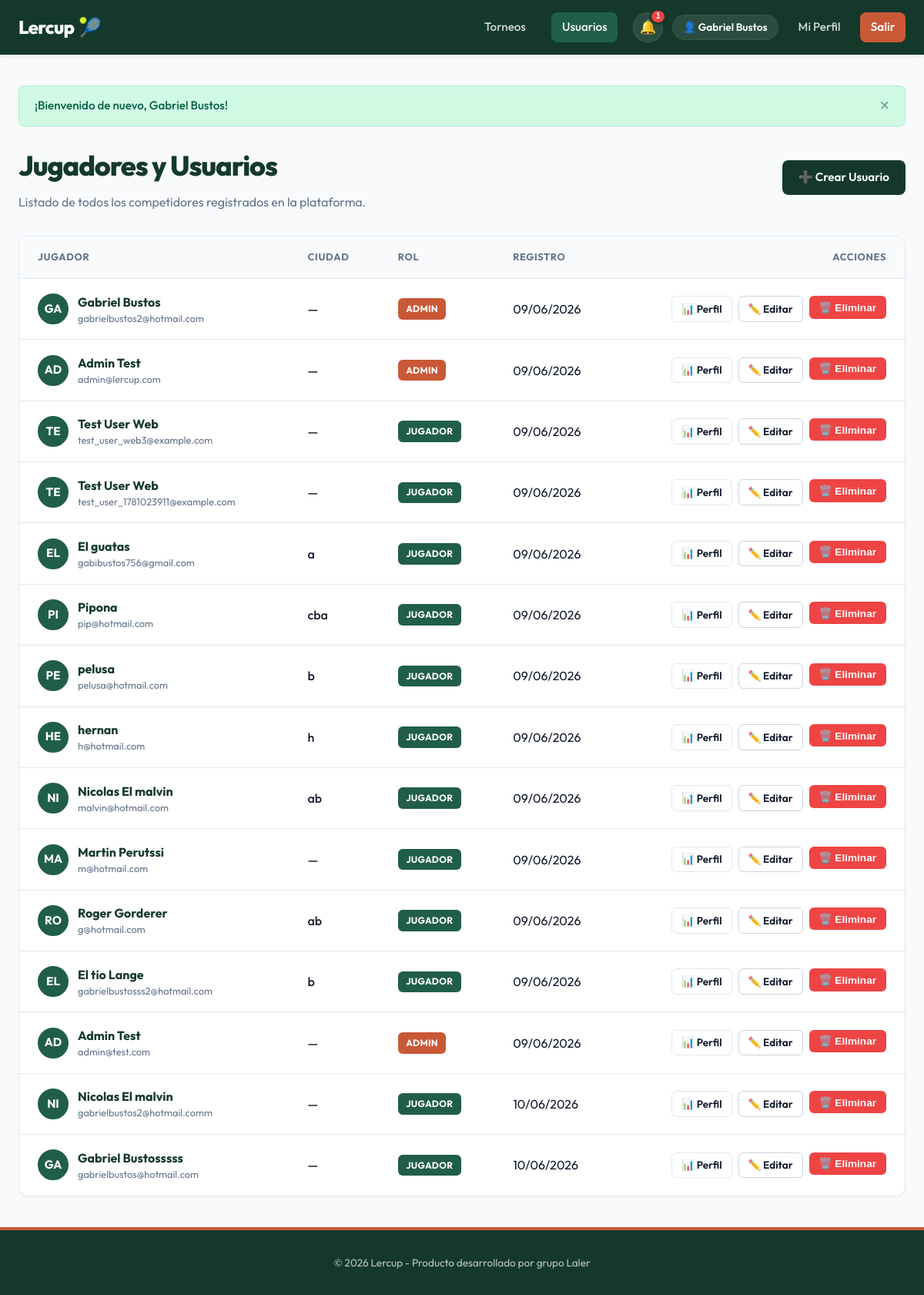
Screenshot of /users (signed in) with the database file from the repository.
### app/models/user.py (models this page shows)
class User(SQLModel, table=True):
    id: Optional[int] = Field(default=None, primary_key=True)
    email: str = Field(index=True, unique=True, nullable=False)
    hashed_password: str = Field(nullable=False)
    full_name: str = Field(nullable=False)
    city: Optional[str] = Field(default=None)
    phone_number: Optional[str] = Field(default=None)
    avatar_url: Optional[str] = Field(default=None)
    is_admin: bool = Field(default=False)
    role: str = Field(default="player") # player, tournament_admin, admin
    created_at: datetime = Field(default_factory=datetime.utcnow)
    profiles: List["PlayerProfile"] = Relationship(
        back_populates="user",
        sa_relationship_kwargs={"cascade": "all, delete-orphan"}
    )
    registrations: List["TournamentRegistration"] = Relationship(
        back_populates="user",
        sa_relationship_kwargs={"cascade": "all, delete-orphan"}
    )
    created_tournaments: List["Tournament"] = Relationship(
        back_populates="creator"
    )

### app/routes/web/users.py (the view)
@router.get("")
def list_users(
    request: Request,
    db: Session = Depends(get_session),
    current_user: User = Depends(get_current_user_or_redirect)
):
    users = UserService.get_all_users(db)
    return render_template(request, db, "users/list.html", {
        "users": users,
        "active_page": "users"
    })

### app/templates/users/list.html (shortened to what this page needs)
{% extends "base.html" %}
{% block content %}
<div style="display: flex; justify-content: space-between; align-items: center; margin-bottom: 2rem; flex-wrap: wrap; gap: 1rem;">
    <div>
        <h1>Jugadores y Usuarios</h1>
        <p style="color: var(--text-muted);">Listado de todos los competidores registrados en la plataforma.</p>
    </div>
    {% if current_user and current_user.is_admin %}
        <a href="/users/create" class="btn btn-primary">➕ Crear Usuario</a>
    {% endif %}
</div>
{% if users %}
    <div class="table-responsive">
        <table>
            <thead>
                <tr>
                    <th>Jugador</th>
                    <th>Ciudad</th>
                    <th>Rol</th>
                    <th>Registro</th>
                    <th style="text-align: right;">Acciones</th>
                </tr>
            </thead>
            <tbody>
                {% for u in users %}
                    <tr>
                        <td>
                            <div style="display: flex; align-items: center; gap: 0.75rem;">
                                {% if u.avatar_url %}
                                    <img src="{{ u.avatar_url }}" alt="Avatar" style="width: 2.5rem; height: 2.5rem; border-radius: 50%; object-fit: cover; border: 2px solid var(--primary-light);">
                                {% else %}
                                    <div style="width: 2.5rem; height: 2.5rem; border-radius: 50%; background-color: var(--primary-light); color: white; display: flex; align-items: center; justify-content: center; font-weight: 700; font-size: 0.95rem; text-transform: uppercase; border: 2px solid var(--primary-light);">
                                        {{ u.full_name[:2] }}
                                    </div>
                                {% endif %}
                                <div>
                                    <div style="font-weight: 700; color: var(--primary-color);">{{ u.full_name }}</div>
                                    <div style="font-size: 0.8rem; color: var(--text-muted);">{{ u.email }}</div>
                                </div>
                            </div>
                        </td>
                        <td>
                            <span style="font-weight: 500;">{{ u.city or '—' }}</span>
                        </td>
                        <td>
                            {% if u.role == 'admin' or u.is_admin %}
                                <span class="badge" style="background-color: var(--accent-color); color: white;">Admin</span>
                            {% elif u.role == 'tournament_admin' %}
                                <span class="badge" style="background-color: var(--primary-color); color: white;">Organizador</span>
                            {% else %}
                                <span class="badge" style="background-color: var(--primary-light); color: white;">Jugador</span>
                            {% endif %}
                        </td>
                        <td>{{ u.created_at.strftime('%d/%m/%Y') }}</td>
                        <td style="text-align: right;">
                            <div style="display: flex; justify-content: flex-end; gap: 0.5rem;">
                                <a href="/users/profile/{{ u.id }}" class="btn btn-outline btn-sm">📊 Perfil</a>
                                {% if current_user and current_user.is_admin %}
                                    <a href="/users/edit/{{ u.id }}" class="btn btn-outline btn-sm" style="border-color: #cbd5e1;">✏️ Editar</a>
                                    <form action="/users/delete/{{ u.id }}" method="post" style="display: inline; margin: 0;">
                                        <button type="submit" class="btn btn-danger btn-sm btn-delete-confirm" data-confirm-message="¿Estás seguro de que deseas eliminar al usuario {{ u.full_name }}? Esto puede causar inconsistencia en los partidos jugados.">🗑️ Eliminar</button>
                                    </form>
                                {% endif %}
                            </div>
                        </td>
                    </tr>
                {% endfor %}
            </tbody>
        </table>
    </div>
{% else %}
    <div class="card" style="text-align: center; padding: 4rem 2rem; color: var(--text-muted);">
        <p style="font-size: 2.5rem; margin-bottom: 1rem;">👥</p>
        <h2>No hay usuarios</h2>
        <p>Aún no hay usuarios registrados en el sistema.</p>
    </div>
{% endif %}
{% endblock %}

### app/templates/base.html (shortened to what this page needs)
<!DOCTYPE html>
<html lang="es">
<head>
    <link rel="stylesheet" href="/static/css/app.css?v={{ static_version }}">
</head>
<body>
    <header>
        <div class="navbar">
            <a href="/" class="nav-brand">
                Lercup<span>🎾</span>
            </a>
            <nav>
                <ul class="nav-menu">
                    <li><a href="/tournaments" class="nav-link {% if active_page == 'tournaments' %}active{% endif %}">Torneos</a></li>
                    <li><a href="/users" class="nav-link {% if active_page == 'users' %}active{% endif %}">Usuarios</a></li>
                    {% if current_user %}
                        <li class="nav-actions-group">
                            <div class="notification-menu">
                                <button type="button" class="notification-bell" aria-label="Notificaciones{% if unread_notification_count > 0 %} ({{ unread_notification_count }} sin leer){% endif %}" aria-expanded="false">
                                    <span class="notification-bell-icon" aria-hidden="true">🔔</span>
                                    {% if unread_notification_count > 0 %}
                                        <span class="notification-badge" aria-hidden="true">{{ unread_notification_count }}</span>
                                    {% endif %}
                                </button>
                            </div>
                            <div class="user-menu">
                                <span class="user-badge">👤 {{ current_user.full_name }}</span>
                                <a href="/users/profile/{{ current_user.id }}" class="nav-link {% if active_page == 'profile' %}active{% endif %}">Mi Perfil</a>
                                <a href="/auth/logout" class="nav-link nav-btn">Salir</a>
                            </div>
                        </li>
                    {% else %}
                        <li><a href="/auth/login" class="nav-link">Iniciar Sesión</a></li>
                        <li><a href="/auth/register" class="nav-link nav-btn">Registrarse</a></li>
                    {% endif %}
                </ul>
            </nav>
        </div>
    </header>
    <main>
        {% if messages %}
            <div class="alerts-container">
                {% for msg in messages %}
                    <div class="alert alert-{{ msg.type }}">
                        <span>{{ msg.text }}</span>
                        <button class="close-btn">&times;</button>
                    </div>
                {% endfor %}
            </div>
        {% endif %}
        {% block content %}
        {% endblock %}
    </main>
    <footer>
        <p>&copy; 2026 Lercup - Producto desarrollado por grupo Laler</p>
    </footer>
</body>
</html>

### rows the page displays
User: full_name "Gabriel Bustos", full_name "GA", email "gabrielbustos2@hotmail.com", city "—", role "ADMIN", created_at "09/06/2026"
User: full_name "AD", full_name "Admin Test", email "admin@lercup.com", city "—", role "ADMIN", created_at "09/06/2026"
User: full_name "TE", full_name "Test User Web", email "test_user_web3@example.com", city "—", role "JUGADOR", created_at "09/06/2026"
User: full_name "TE", full_name "Test User Web", email "test_user_1781023911@example.com", city "—", role "JUGADOR", created_at "09/06/2026"
User: full_name "EL", full_name "El guatas", email "gabibustos756@gmail.com", city "a", role "JUGADOR", created_at "09/06/2026"
User: full_name "PI", full_name "Pipona", email "pip@hotmail.com", city "cba", role "JUGADOR", created_at "09/06/2026"
User: full_name "PE", full_name "pelusa", email "pelusa@hotmail.com", city "b", role "JUGADOR", created_at "09/06/2026"
User: full_name "HE", full_name "hernan", email "h@hotmail.com", city "h", role "JUGADOR", created_at "09/06/2026"
User: full_name "NI", full_name "Nicolas El malvin", email "malvin@hotmail.com", city "ab", role "JUGADOR", created_at "09/06/2026"
User: full_name "MA", full_name "Martin Perutssi", email "m@hotmail.com", city "—", role "JUGADOR", created_at "09/06/2026"
User: full_name "RO", full_name "Roger Gorderer", email "g@hotmail.com", city "ab", role "JUGADOR", created_at "09/06/2026"
User: full_name "EL", full_name "El tio Lange", email "gabrielbustosss2@hotmail.com", city "b", role "JUGADOR", created_at "09/06/2026"
User: full_name "AD", full_name "Admin Test", email "admin@test.com", city "—", role "ADMIN", created_at "09/06/2026"
User: full_name "NI", full_name "Nicolas El malvin", email "gabrielbustos2@hotmail.comm", city "—", role "JUGADOR", created_at "10/06/2026"
User: full_name "GA", full_name "Gabriel Bustosssss", email "gabrielbustos@hotmail.com", city "—", role "JUGADOR", created_at "10/06/2026"

### other values shown
{{ unread_notification_count }} "1"
{{ msg.text }} "¡Bienvenido de nuevo, Gabriel Bustos!"
